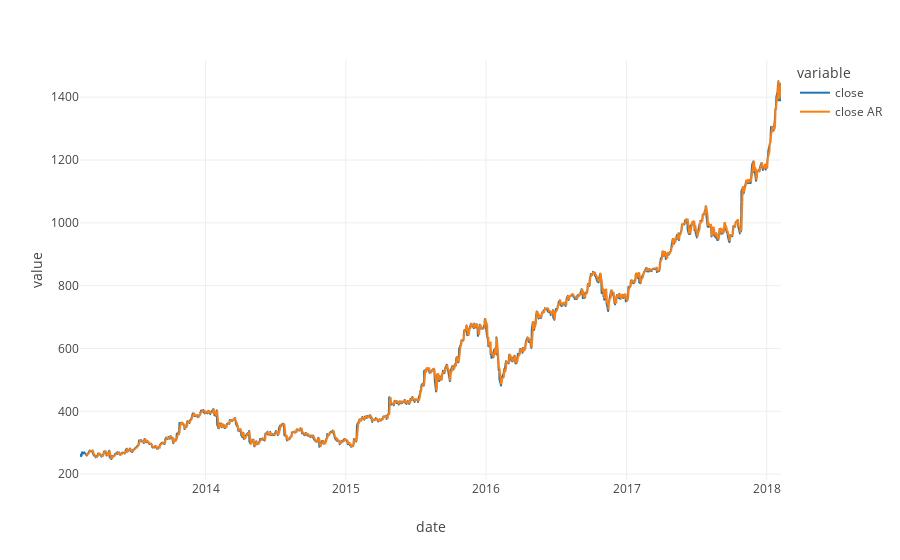

Write notebook code for a chart like this one.
### Code cell
ilinechart(melted, "date", "value", groups="variable")

### Figure 1 — Plotly figure (JSON) as saved in the notebook; plotly's stock layout.template omitted (floating-point values rounded to 4 significant figures; data arrays with more than 128 entries replaced by an {"elided": "..."} marker saying what was removed)
{"data": [{"hovertemplate": "variable=close<br>date=%{x}<br>value=%{y}<extra></extra>", "legendgroup": "close", "line": {"color": "#1F77B4", "dash": "solid"}, "mode": "lines", "name": "close", "showlegend": true, "type": "scattergl", "x": {"elided": "1259 str values"}, "xaxis": "x", "y": {"elided": "1259 float values"}, "yaxis": "y"}, {"hovertemplate": "variable=close AR<br>date=%{x}<br>value=%{y}<extra></extra>", "legendgroup": "close AR", "line": {"color": "#FF7F0E", "dash": "solid"}, "mode": "lines", "name": "close AR", "showlegend": true, "type": "scattergl", "x": {"elided": "1259 str values"}, "xaxis": "x", "y": {"elided": "1259 float values"}, "yaxis": "y"}], "layout": {"legend": {"title": {"text": "variable"}, "tracegroupgap": 0}, "margin": {"t": 60}, "title": {"x": 0.5}, "xaxis": {"anchor": "y", "domain": [0, 1], "title": {"text": "date"}}, "yaxis": {"anchor": "x", "domain": [0, 1], "title": {"text": "value"}}}}
